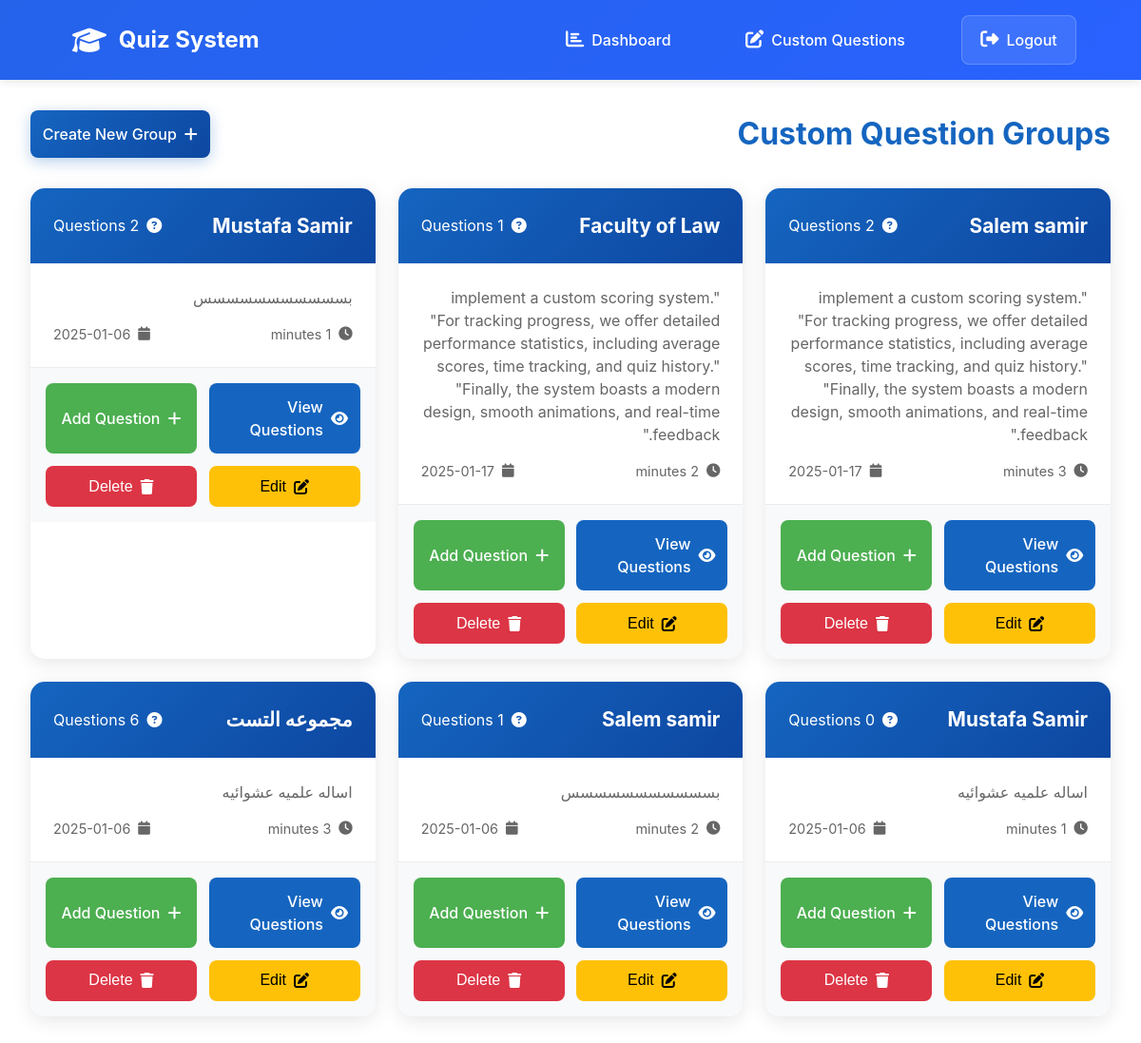
/custom-questions (signed in), run on the app's committed database.
### models.py (models this page shows, shortened)
class QuestionGroup(db.Model):
    id = db.Column(db.Integer, primary_key=True)
    name = db.Column(db.String(100), nullable=False)
    description = db.Column(db.Text)
    time_limit = db.Column(db.Integer, default=300)  # in seconds
    user_id = db.Column(db.Integer, db.ForeignKey('user.id'), nullable=False)
    created_at = db.Column(db.DateTime, default=datetime.utcnow)
    questions = db.relationship('CustomQuestion', backref='group', lazy=True)

### routes.py (the view)
@routes_bp.route('/custom-questions')
@login_required
def custom_questions():
    groups = QuestionGroup.query.filter_by(user_id=current_user.id).order_by(QuestionGroup.created_at.desc()).all()
    return render_template('custom_questions.html', groups=groups)

### app.py (called while the page is built)
@login_manager.user_loader
def load_user(user_id):
    from models import User
    return User.query.get(int(user_id))

### templates/custom_questions.html (shortened to what this page needs)
{% extends "base.html" %}
{% block content %}
<div class="custom-questions-container">
    <div class="page-header">
        <h1>Custom Question Groups</h1>
        <div class="header-actions">
            <a href="{{ url_for('routes.add_question_group') }}" class="btn btn-primary">
                <i class="fas fa-plus"></i>
                Create New Group
            </a>
        </div>
    </div>
    {% if groups %}
    <div class="groups-grid">
        {% for group in groups %}
        <div class="group-card">
            <div class="group-header">
                <h3>{{ group.name }}</h3>
                <span class="question-count">
                    <i class="fas fa-question-circle"></i>
                    {{ group.questions|length }} Questions
                </span>
            </div>
            <div class="group-content">
                <p class="group-description">{{ group.description or 'No description available' }}</p>
                <div class="group-info">
                    <span class="time-limit">
                        <i class="fas fa-clock"></i>
                        {% if group.time_limit >= 3600 %}
                            {{ (group.time_limit / 3600)|int }} hours
                        {% elif group.time_limit >= 60 %}
                            {{ (group.time_limit / 60)|int }} minutes
                        {% else %}
                            {{ group.time_limit }} seconds
                        {% endif %}
                    </span>
                    <span class="created-at">
                        <i class="fas fa-calendar"></i>
                        {{ group.created_at.strftime('%Y-%m-%d') }}
                    </span>
                </div>
            </div>
            <div class="group-actions">
                <a href="{{ url_for('routes.view_group_questions', group_id=group.id) }}" class="btn btn-view">
                    <i class="fas fa-eye"></i>
                    View Questions
                </a>
                <a href="{{ url_for('routes.add_question', group_id=group.id) }}" class="btn btn-add">
                    <i class="fas fa-plus"></i>
                    Add Question
                </a>
                <button class="btn btn-edit" onclick="editGroup('{{ group.id }}')">
                    <i class="fas fa-edit"></i>
                    Edit
                </button>
                <button class="btn btn-delete" onclick="deleteGroup('{{ group.id }}')">
                    <i class="fas fa-trash"></i>
                    Delete
                </button>
            </div>
        </div>
        {% endfor %}
    </div>
    {% endif %}
</div>
{% endblock %}

### static/styles.css (style rules this page uses)
:root { --primary-color: #2563eb; --secondary-color: #3b82f6; --background-color: #ffffff; --surface-color: #f8fafc; --text-color: #1e293b; --border-color: #e2e8f0; --shadow: 0 2px 4px rgba(0, 0, 0, 0.1); --success-color: #10b981; --error-color: #ef4444; --warning-color: #f59e0b; }
* { margin: 0; padding: 0; box-sizing: border-box; transition: background-color var(--transition-speed) ease, color var(--transition-speed) ease, border-color var(--transition-speed) ease; }
body { font-family: 'Inter', system-ui, -apple-system, sans-serif; line-height: 1.5; color: var(--text-color); background-color: var(--background-color); min-height: 100vh; transition: background-color 0.3s ease, color 0.3s ease; }
.btn { display: inline-block; padding: 0.75rem 1.5rem; background: var(--primary-color); color: var(--white); border: none; border-radius: 8px; font-size: 1rem; font-weight: 500; cursor: pointer; transition: all var(--transition-speed) ease; position: relative; overflow: hidden; }
.btn::after { content: ''; position: absolute; top: 50%; left: 50%; width: 300%; height: 300%; background: rgba(255, 255, 255, 0.1); transform: translate(-50%, -50%) scale(0); border-radius: 50%; transition: transform var(--transition-speed) ease; }

### templates/custom_questions.html (style rules this page uses)
.custom-questions-container { max-width: 1200px; margin: 0 auto; padding: 2rem; direction: rtl; }
.page-header { display: flex; justify-content: space-between; align-items: center; margin-bottom: 2rem; }
.page-header h1 { font-size: 2rem; color: #1565C0; margin: 0; }
.header-actions { display: flex; gap: 1rem; }
.groups-grid { display: grid; grid-template-columns: repeat(auto-fill, minmax(350px, 1fr)); gap: 1.5rem; }
.group-card { background: #fff; border-radius: 15px; box-shadow: 0 4px 20px rgba(0, 0, 0, 0.1); transition: all 0.3s ease; overflow: hidden; }
.group-header { background: linear-gradient(135deg, #1565C0, #0D47A1); color: white; padding: 1.5rem; display: flex; justify-content: space-between; align-items: center; }
.group-header h3 { margin: 0; font-size: 1.3rem; }
.question-count { display: flex; align-items: center; gap: 0.5rem; font-size: 1rem; }
.group-content { padding: 1.5rem; }
.group-description { color: #666; margin-bottom: 1rem; line-height: 1.5; }
.group-info { display: flex; justify-content: space-between; color: #666; font-size: 0.9rem; }
.time-limit, .created-at { display: flex; align-items: center; gap: 0.5rem; }
.group-actions { padding: 1rem; background: #f8f9fa; border-top: 1px solid #e9ecef; display: grid; grid-template-columns: repeat(2, 1fr); gap: 0.8rem; }
.btn { display: inline-flex; align-items: center; justify-content: center; gap: 0.5rem; padding: 0.8rem; border-radius: 8px; font-size: 1rem; font-weight: 500; cursor: pointer; transition: all 0.3s ease; border: none; text-decoration: none; }
.btn-primary { background: linear-gradient(135deg, #1565C0, #0D47A1); color: white; box-shadow: 0 4px 15px rgba(21, 101, 192, 0.3); }
.btn-view { background: #1565C0; color: white; }
.btn-add { background: #4CAF50; color: white; }
.btn-edit { background: #FFC107; color: #000; }
.btn-delete { background: #dc3545; color: white; }

### data on the page
QuestionGroup: name "Salem samir", description "implement a custom scoring system.\" \"For tracking progress, we offer detailed performance statistics, including average scores, time tracking, and quiz history.\" \"Finally, the system boasts a modern design, smooth animations, and real-time feedback.\"", created_at "2025-01-17"
QuestionGroup: name "Faculty of Law", description "implement a custom scoring system.\" \"For tracking progress, we offer detailed performance statistics, including average scores, time tracking, and quiz history.\" \"Finally, the system boasts a modern design, smooth animations, and real-time feedback.\"", created_at "2025-01-17"
QuestionGroup: name "Mustafa Samir", description "بسسسسسسسسسسس", created_at "2025-01-06"
QuestionGroup: name "Mustafa Samir", description "اساله علميه عشوائيه", created_at "2025-01-06"
QuestionGroup: name "Salem samir", description "بسسسسسسسسسسس", created_at "2025-01-06"
QuestionGroup: name "مجموعه التست", description "اساله علميه عشوائيه", created_at "2025-01-06"
